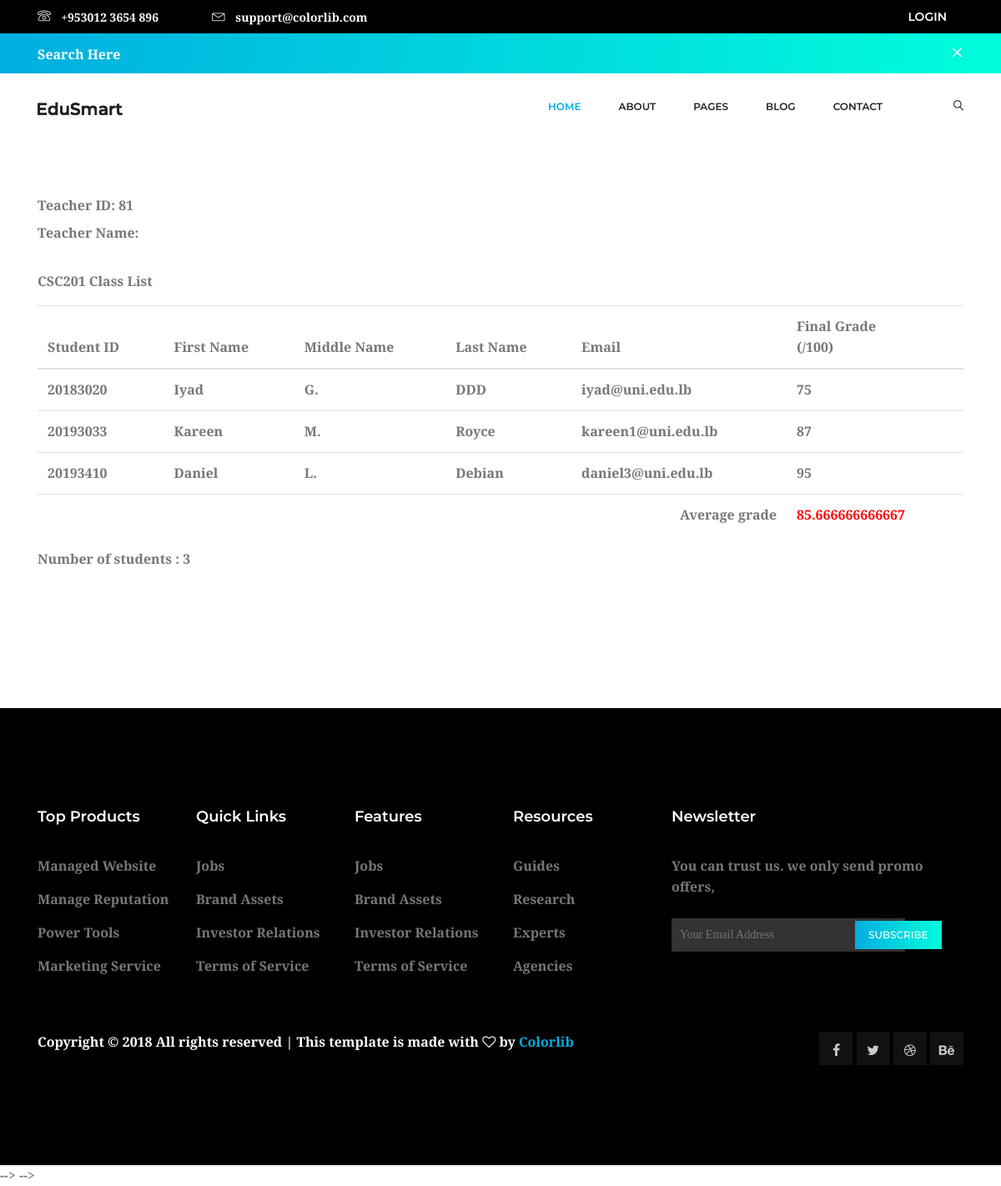
/classlistteacher-hanan.php?val=6 (signed in), run on the app's committed database.
### tables this page shows
CREATE TABLE IF NOT EXISTS `registration` (
  `id` int(11) NOT NULL AUTO_INCREMENT,
  `courseOfferingId` int(11) NOT NULL,
  `studentId` int(11) NOT NULL,
  `grade` int(11) NOT NULL,
  PRIMARY KEY (`id`)
);

CREATE TABLE IF NOT EXISTS `student` (
  `id` int(11) NOT NULL AUTO_INCREMENT,
  `firstName` varchar(255) NOT NULL,
  `middleName` varchar(255) NOT NULL,
  `lastName` varchar(255) NOT NULL,
  `email` varchar(255) NOT NULL,
  `mobileNumber` varchar(255) NOT NULL,
  `password` varchar(255) NOT NULL,
  PRIMARY KEY (`id`)
);

### classlistteacher-hanan.php (the view, shortened to what this page needs)
<?php
	$teacherId = $_SESSION['login']['id'];
	$teacherName = $_SESSION['login']['name'];
	$courseOfferingID = $_GET['val'];
?>
<!doctype html>
<html lang="en">
<head>
    <link rel="stylesheet" href="css/boo	tstrap.css">
    <link rel="stylesheet" href="vendors/linericon/style.css">
    <link rel="stylesheet" href="css/font-awesome.min.css">
    <link rel="stylesheet" href="vendors/owl-carousel/owl.carousel.min.css">
    <link rel="stylesheet" href="vendors/lightbox/simpleLightbox.css">
    <link rel="stylesheet" href="vendors/nice-select/css/nice-select.css">
    <link rel="stylesheet" href="vendors/animate-css/animate.css">
    <link rel="stylesheet" href="css/style.css">
</head>
<body>
    <header class="header_area">
        <div class="header-top">
            <div class="container">
                <div class="row align-items-center">
                    <div class="col-lg-6 col-sm-6 col-4 header-top-left">
                        <a href="tel:+9530123654896">
                            <span class="lnr lnr-phone"></span>
                            <span class="text">
                                <span class="text">+953012 3654 896</span>
                            </span>
                        </a>
                        <a href="mailto:support@colorlib.com">
                            <span class="lnr lnr-envelope"></span>
                            <span class="text">
                                <span class="text">support@colorlib.com</span>
                            </span>
                        </a>
                    </div>
                    <div class="col-lg-6 col-sm-6 col-8 header-top-right">
                        <a href="#" class="text-uppercase">Login</a>
                    </div>
                </div>
            </div>
        </div>
        <div class="main_menu">
            <div class="search_input" id="search_input_box">
                <div class="container">
                    <form class="d-flex justify-content-between" method="" action="">
                        <input type="text" class="form-control" id="search_input" placeholder="Search Here">
                        <span class="lnr lnr-cross" id="close_search" title="Close Search"></span>
                    </form>
                </div>
            </div>
            <nav class="navbar navbar-expand-lg navbar-light">
                <div class="container">
                    <a class="navbar-brand logo_h" href="index.html"><img src="img/logo.png" alt=""></a>
                    <div class="collapse navbar-collapse offset" id="navbarSupportedContent">
                        <ul class="nav navbar-nav menu_nav ml-auto">
                            <li class="nav-item active"><a class="nav-link" href="index.html">Home</a></li>
                            <li class="nav-item"><a class="nav-link" href="about-us.html">About</a></li>
                            <li class="nav-item submenu dropdown">
                                <a href="#" class="nav-link dropdown-toggle" data-toggle="dropdown" role="button"
                                    aria-haspopup="true" aria-expanded="false">Pages</a>
                            </li>
                            <li class="nav-item submenu dropdown">
                                <a href="#" class="nav-link dropdown-toggle" data-toggle="dropdown" role="button"
                                    aria-haspopup="true" aria-expanded="false">Blog</a>
                            </li>
                            <li class="nav-item"><a class="nav-link" href="contact.html">Contact</a></li>
                            <li class="nav-item">
                                <a href="#" class="nav-link search" id="search">
                                    <i class="lnr lnr-magnifier"></i>
                                </a>
                            </li>
                        </ul>
                    </div>
                </div>
            </nav>
        </div>
    </header>
<pre>
</pre>
<div class="container">
	<div>
			<label>Teacher ID: <?php print($teacherId); ?></label>
			<br>
			<label>Teacher Name: <?php print($teacherName); ?></label>
			<br>
			<br>
		</div>
		<label>CSC201 Class List</label>
	</div>
	<div class="whole-wrap">
		<div class="container">
			  <table class="table table-hover">
    <thead>
      <h1><tr>
        <th>Student ID</th>
        <th>First Name</th>
		<th>Middle Name</th>
		<th>Last Name</th>
		<th>Email</th>
        <th>Final Grade <br>(/100)</th>
      </tr></h1>
    </thead>
    <tbody>
		<?php
		$classAverage = 0.0;
		$numberOfStudents = 0;
		$sumGrades = 0;
		$server = 'localhost';
		$user = 'root';
		$pass = '';
		$connect = mysql_connect($server, $user, $pass);
		if(!$connect)
		{
			die("Cannot connect to $server using $user");
		}
		else
		{
			$SQLcmd = "SELECT registration.studentId, registration.grade, student.firstName, student.middleName, student.lastName, student.email FROM registration INNER JOIN student ON registration.studentId = student.id WHERE registration.courseOfferingID = '$courseOfferingID' ORDER BY student.id ASC";
			$results_id = mysql_query($SQLcmd, $connect);
			if($results_id)
			{
				while($row = mysql_fetch_row($results_id))
				{
					print("<tr>");
					$studentID = $row[0];
					$studentGrade = $row[1];
					$studentFirstName = $row[2];
					$studentMiddleName = $row[3];
					$studentLastName = $row[4];
					$studentEmail = $row[5];
					$numberOfStudents++;
					$sumGrades = $sumGrades + $studentGrade;
					print("<td>$studentID</td><td>$studentFirstName</td><td>$studentMiddleName</td><td>$studentLastName</td><td>$studentEmail</td>");
					if($studentGrade == 0)
					{
						$saveButton = true;
						print('<td>');
						print('<select name="gradesRange'.$numberOfStudents.'">');
						for($i=10; $i<=100; $i++)
						{
							echo "<option value=".$i.">".$i."</option>";
						}
						print('</td>');
					}
					else
					{
						print("<td>$studentGrade</td>");
					}
					print("</tr>");
				}
				if(($sumGrades > 0) && ($numberOfStudents > 0) )
					$classAverage = $sumGrades / $numberOfStudents;
				print('<tr><td></td><td></td><td></td><td></td><td align="right">Average grade</td><td style="color:red;">'.$classAverage. '</td></tr>');
				print("</tbody>");
				print("</table>");
				print("Number of students : $numberOfStudents<br>");
			}
			else
			{
				die("Cannot display table");
			}
		}
	?>
	</div>
	</div>
<pre>
</Pre>
    <footer class="footer-area section_gap">
			<div class="container">
				<div class="row">
					<div class="col-lg-2 col-md-6 single-footer-widget">
						<h4>Top Products</h4>
						<ul>
							<li><a href="#">Managed Website</a></li>
							<li><a href="#">Manage Reputation</a></li>
							<li><a href="#">Power Tools</a></li>
							<li><a href="#">Marketing Service</a></li>
						</ul>
					</div>
					<div class="col-lg-2 col-md-6 single-footer-widget">
						<h4>Quick Links</h4>
						<ul>
							<li><a href="#">Jobs</a></li>
							<li><a href="#">Brand Assets</a></li>
							<li><a href="#">Investor Relations</a></li>
							<li><a href="#">Terms of Service</a></li>
						</ul>
					</div>
					<div class="col-lg-2 col-md-6 single-footer-widget">
						<h4>Features</h4>
						<ul>
							<li><a href="#">Jobs</a></li>
							<li><a href="#">Brand Assets</a></li>
							<li><a href="#">Investor Relations</a></li>
							<li><a href="#">Terms of Service</a></li>
						</ul>
					</div>
					<div class="col-lg-2 col-md-6 single-footer-widget">
						<h4>Resources</h4>
						<ul>
							<li><a href="#">Guides</a></li>
							<li><a href="#">Research</a></li>
							<li><a href="#">Experts</a></li>
							<li><a href="#">Agencies</a></li>
						</ul>
					</div>
					<div class="col-lg-4 col-md-6 single-footer-widget">
						<h4>Newsletter</h4>
						<p>You can trust us. we only send promo offers,</p>
						<div class="form-wrap" id="mc_embed_signup">
							<form target="_blank" action="https://spondonit.us12.list-manage.com/subscribe/post?u=1462626880ade1ac87bd9c93a&amp;id=92a4423d01"
								method="get" class="form-inline">
								<input class="form-control" name="EMAIL" placeholder="Your Email Address" onfocus="this.placeholder = ''"
									onblur="this.placeholder = 'Your Email Address '" required="" type="email">
								<button class="click-btn btn btn-default">
									<span>subscribe</span>
								</button>
							</form>
						</div>
					</div>
				</div>
				<div class="row footer-bottom d-flex justify-content-between">
					<p class="col-lg-8 col-sm-12 footer-text m-0 text-white">Copyright © 2018 All rights reserved | This
						template is
						made with <i class="fa fa-heart-o" aria-hidden="true"></i> by <a href="#">Colorlib</a></p>
					<div class="col-lg-4 col-sm-12 footer-social">
						<a href="#"><i class="fa fa-facebook"></i></a>
						<a href="#"><i class="fa fa-twitter"></i></a>
						<a href="#"><i class="fa fa-dribbble"></i></a>
						<a href="#"><i class="fa fa-behance"></i></a>
					</div>
				</div>
			</div>
		</footer> -->
		 -->
	</body>
	</html>

### data on the page
registration: studentId "20183020", studentId.firstName "Iyad", studentId.middleName "G.", studentId.lastName "DDD", studentId.email "iyad@uni.edu.lb", grade "75"
registration: studentId "20193033", studentId.firstName "Kareen", studentId.middleName "M.", studentId.lastName "Royce", studentId.email "kareen1@uni.edu.lb", grade "87"
registration: studentId "20193410", studentId.firstName "Daniel", studentId.middleName "L.", studentId.lastName "Debian", studentId.email "daniel3@uni.edu.lb", grade "95"

### other printed values
$teacherId "81"
$classAverage "85.666666666667"
$numberOfStudents "3"
